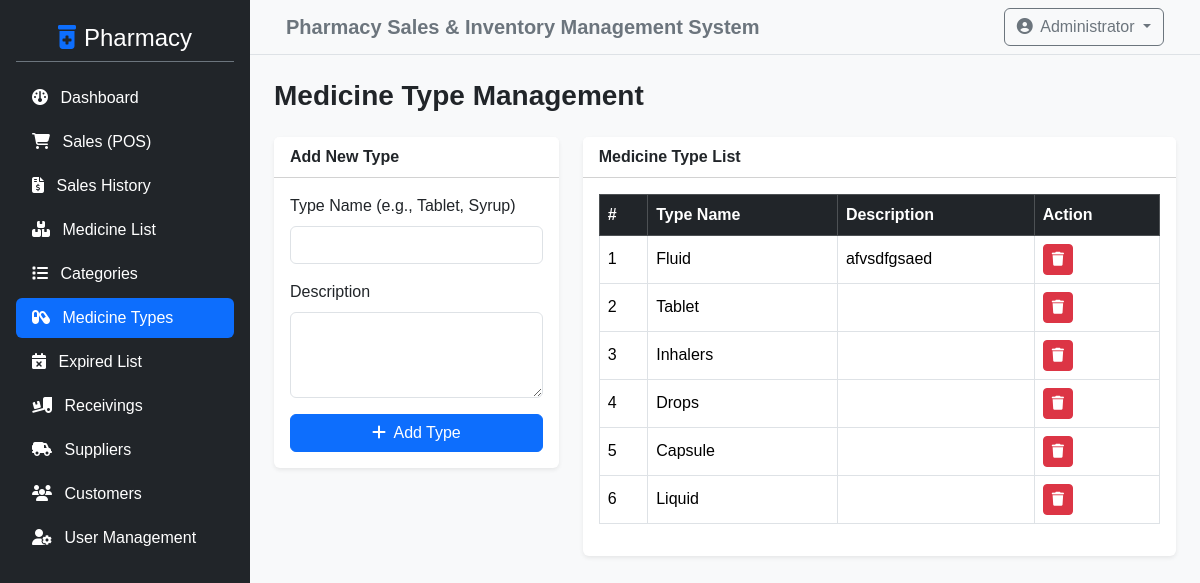
/admin/medicine_types.php (signed in), run on an earlier commit of the app's database.
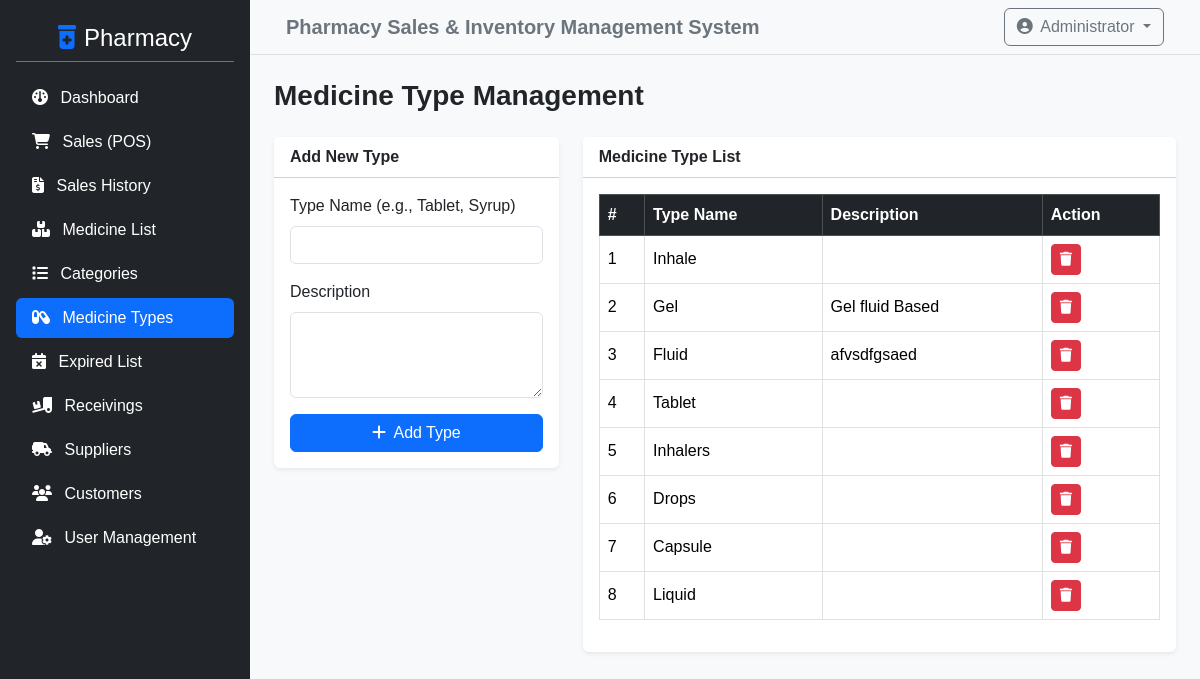
And on a later commit of the database.
### tables this page shows
CREATE TABLE `type_list` (
  `id` int NOT NULL,
  `name` text NOT NULL,
  `description` varchar(250) DEFAULT NULL
);

### admin/medicine_types.php (the view, shortened to what this page needs)
<?php
include '../config/db_connect.php';
$result = $conn->query("SELECT * FROM type_list ORDER BY id DESC");
?>
<?php include '../includes/header.php'; ?>
<div class="d-flex">
    <?php include '../includes/sidebar.php'; ?>
    <div class="w-100 bg-light min-vh-100">
        <?php include '../includes/topbar.php'; ?>
        <div class="container-fluid p-4">
            <h3 class="fw-bold mb-4">Medicine Type Management</h3>
            <div class="row">
                <div class="col-md-4 mb-4">
                    <div class="card shadow-sm border-0">
                        <div class="card-header bg-white fw-bold">Add New Type</div>
                        <div class="card-body">
                            <form method="POST" action="">
                                <div class="mb-3">
                                    <label class="form-label">Type Name (e.g., Tablet, Syrup)</label>
                                    <input type="text" name="name" class="form-control" required>
                                </div>
                                <div class="mb-3">
                                    <label class="form-label">Description</label>
                                    <textarea name="description" class="form-control" rows="3"></textarea>
                                </div>
                                <button type="submit" name="add_type" class="btn btn-primary w-100"><i class="fa-solid fa-plus me-1"></i> Add Type</button>
                            </form>
                        </div>
                    </div>
                </div>
                <div class="col-md-8">
                    <div class="card shadow-sm border-0">
                        <div class="card-header bg-white fw-bold">Medicine Type List</div>
                        <div class="card-body">
                            <div class="table-responsive">
                                <table class="table table-bordered table-hover align-middle">
                                    <thead class="table-dark">
                                        <tr>
                                            <th>#</th>
                                            <th>Type Name</th>
                                            <th>Description</th>
                                            <th>Action</th>
                                        </tr>
                                    </thead>
                                    <tbody>
    <?php if ($result->num_rows > 0): ?>
        <?php $i = 1; while ($row = $result->fetch_assoc()): ?>
            <tr>
                <td><?php echo $i++; ?></td>
                <td><?php echo htmlspecialchars($row['name']); ?></td>
                <td><?php echo htmlspecialchars($row['description'] ?? ''); ?></td>
                <td>
                    <a href="delete_type.php?id=<?php echo $row['id']; ?>" class="btn btn-sm btn-danger" onclick="return confirm('Are you sure you want to delete this medicine type?');"><i class="fa-solid fa-trash"></i></a>
                </td>
            </tr>
        <?php endwhile; ?>
    <?php else: ?>
        <tr>
            <td colspan="4" class="text-center text-muted py-4">No medicine types found.</td>
        </tr>
    <?php endif; ?>
</tbody>
                                </table>
                            </div>
                        </div>
                    </div>
                </div>
            </div>
        </div>
    </div>
</div>
<?php include '../includes/footer.php'; ?>

What changed in the data, as far as the page shows it:
added type_list: name "Inhale"
added type_list: name "Gel", description "Gel fluid Based"
